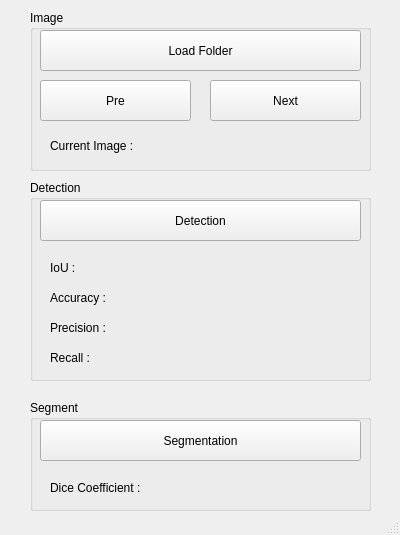
<?xml version="1.0" encoding="UTF-8"?>
<ui version="4.0">
 <class>MainWindow</class>
 <widget class="QMainWindow" name="MainWindow">
  <property name="geometry">
   <rect>
    <x>0</x>
    <y>0</y>
    <width>400</width>
    <height>535</height>
   </rect>
  </property>
  <property name="windowTitle">
   <string>MainWindow</string>
  </property>
  <widget class="QWidget" name="centralwidget">
   <widget class="QGroupBox" name="groupBox">
    <property name="geometry">
     <rect>
      <x>30</x>
      <y>10</y>
      <width>341</width>
      <height>161</height>
     </rect>
    </property>
    <property name="title">
     <string>Image</string>
    </property>
    <widget class="QPushButton" name="pb_load_folder">
     <property name="geometry">
      <rect>
       <x>10</x>
       <y>20</y>
       <width>321</width>
       <height>41</height>
      </rect>
     </property>
     <property name="text">
      <string>Load Folder</string>
     </property>
    </widget>
    <widget class="QPushButton" name="pb_pre_image">
     <property name="geometry">
      <rect>
       <x>10</x>
       <y>70</y>
       <width>151</width>
       <height>41</height>
      </rect>
     </property>
     <property name="text">
      <string>Pre</string>
     </property>
    </widget>
    <widget class="QPushButton" name="pb_next_image">
     <property name="geometry">
      <rect>
       <x>180</x>
       <y>70</y>
       <width>151</width>
       <height>41</height>
      </rect>
     </property>
     <property name="text">
      <string>Next</string>
     </property>
    </widget>
    <widget class="QLabel" name="label_cuurrent_image">
     <property name="geometry">
      <rect>
       <x>20</x>
       <y>120</y>
       <width>301</width>
       <height>31</height>
      </rect>
     </property>
     <property name="text">
      <string>Current Image : </string>
     </property>
    </widget>
   </widget>
   <widget class="QGroupBox" name="groupBox_2">
    <property name="geometry">
     <rect>
      <x>30</x>
      <y>180</y>
      <width>341</width>
      <height>201</height>
     </rect>
    </property>
    <property name="title">
     <string>Detection</string>
    </property>
    <widget class="QPushButton" name="pb_detection">
     <property name="geometry">
      <rect>
       <x>10</x>
       <y>20</y>
       <width>321</width>
       <height>41</height>
      </rect>
     </property>
     <property name="text">
      <string>Detection</string>
     </property>
    </widget>
    <widget class="QLabel" name="label_iou">
     <property name="geometry">
      <rect>
       <x>20</x>
       <y>80</y>
       <width>301</width>
       <height>16</height>
      </rect>
     </property>
     <property name="text">
      <string>IoU : </string>
     </property>
    </widget>
    <widget class="QLabel" name="label_accuracy">
     <property name="geometry">
      <rect>
       <x>20</x>
       <y>110</y>
       <width>301</width>
       <height>16</height>
      </rect>
     </property>
     <property name="text">
      <string>Accuracy : </string>
     </property>
    </widget>
    <widget class="QLabel" name="label_precision">
     <property name="geometry">
      <rect>
       <x>20</x>
       <y>140</y>
       <width>301</width>
       <height>16</height>
      </rect>
     </property>
     <property name="text">
      <string>Precision :</string>
     </property>
    </widget>
    <widget class="QLabel" name="label_recall">
     <property name="geometry">
      <rect>
       <x>20</x>
       <y>170</y>
       <width>301</width>
       <height>16</height>
      </rect>
     </property>
     <property name="text">
      <string>Recall : </string>
     </property>
    </widget>
   </widget>
   <widget class="QGroupBox" name="groupBox_3">
    <property name="geometry">
     <rect>
      <x>30</x>
      <y>400</y>
      <width>341</width>
      <height>111</height>
     </rect>
    </property>
    <property name="title">
     <string>Segment</string>
    </property>
    <widget class="QPushButton" name="pb_segmentation">
     <property name="geometry">
      <rect>
       <x>10</x>
       <y>20</y>
       <width>321</width>
       <height>41</height>
      </rect>
     </property>
     <property name="text">
      <string>Segmentation</string>
     </property>
    </widget>
    <widget class="QLabel" name="label_dice_coefficient">
     <property name="geometry">
      <rect>
       <x>20</x>
       <y>80</y>
       <width>301</width>
       <height>16</height>
      </rect>
     </property>
     <property name="text">
      <string>Dice Coefficient : </string>
     </property>
    </widget>
   </widget>
  </widget>
  <widget class="QStatusBar" name="statusbar"/>
 </widget>
 <resources/>
 <connections/>
</ui>
